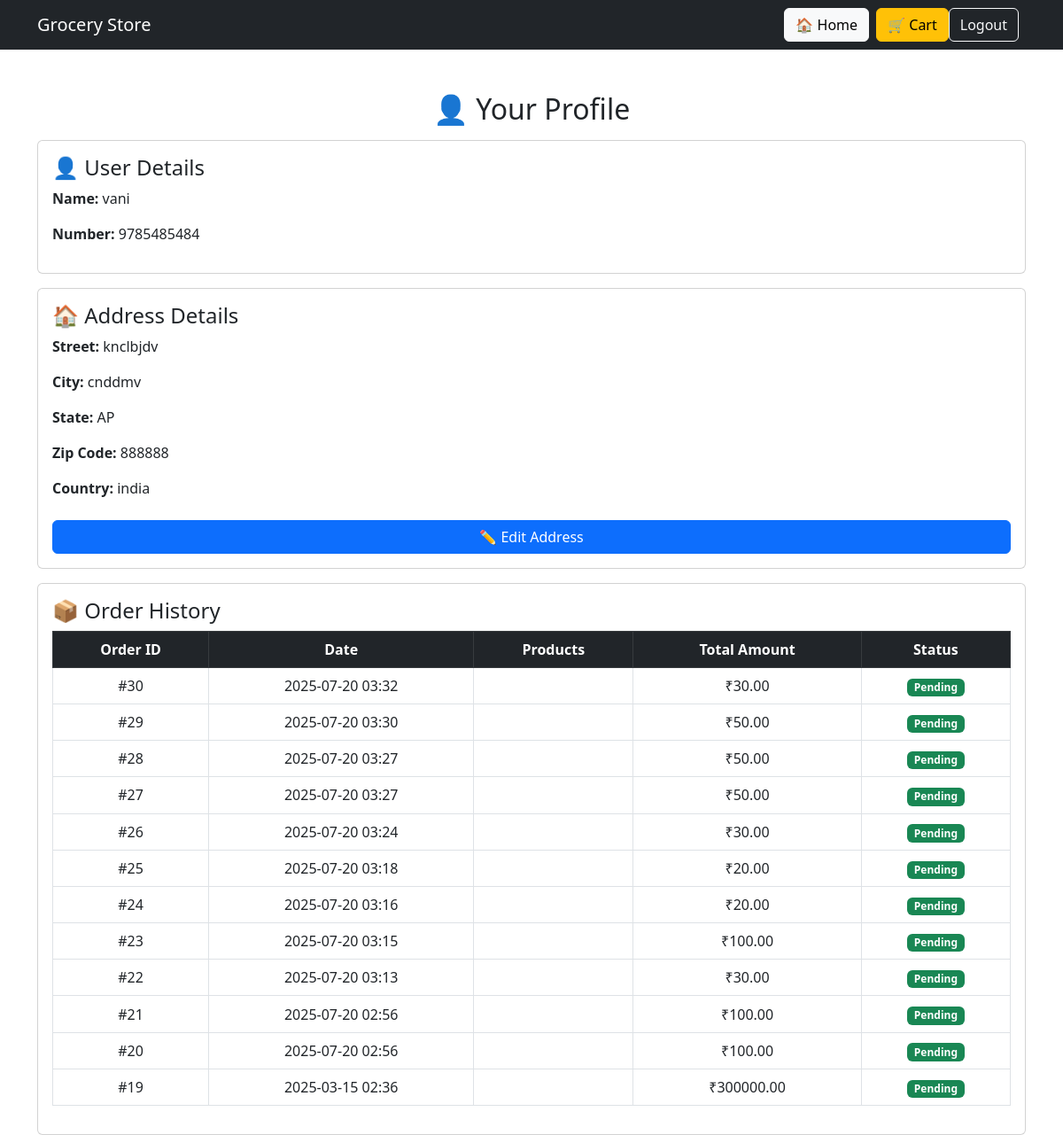
Screenshot of /profile/ (signed in) with the database file from the repository.
### groceryapp/models.py (models this page shows, shortened)
class Address(models.Model):
    user = models.ForeignKey(User, on_delete=models.CASCADE)
    full_name = models.CharField(max_length=100)
    phone_number = models.CharField(max_length=15)
    street_address = models.TextField()
    city = models.CharField(max_length=50)
    state = models.CharField(max_length=50)
    postal_code = models.CharField(max_length=10)
    country = models.CharField(max_length=50)

class Order(models.Model):
    PAYMENT_METHODS = [
        ("COD", "Cash on Delivery")
    ]
    STATUS_CHOICES = [
        ("Pending", "Pending"),
        ("Delivered", "Delivered")
    ]
    user = models.ForeignKey(User, on_delete=models.CASCADE)
    amount = models.DecimalField(max_digits=10, decimal_places=2)
    payment_method = models.CharField(max_length=10, choices=PAYMENT_METHODS, default="COD")
    status = models.CharField(max_length=10, choices=STATUS_CHOICES, default="Pending")
    created_at = models.DateTimeField(auto_now_add=True)
    address = models.ForeignKey(Address, on_delete=models.SET_NULL, null=True, blank=True)

### groceryapp/views.py (the view)
# urls.py: path('profile/', views.profile_view, name='profile'),
@login_required
def profile_view(request):
    user_address = Address.objects.filter(user=request.user).first()
    orders = Order.objects.filter(user=request.user).order_by('-created_at')
    return render(request, 'myapp/profile.html', {
        'user': request.user,
        'user_address': user_address,
        'orders': orders,
    })

### groceryapp/templates/myapp/profile.html (shortened to what this page needs)
<!DOCTYPE html>
<html lang="en">
<head>
    <link rel="stylesheet" href="https://cdn.jsdelivr.net/npm/bootstrap@5.3.0/dist/css/bootstrap.min.css">
</head>
<body>
<nav class="navbar navbar-expand-lg navbar-dark bg-dark">
    <div class="container">
        <a class="navbar-brand" href="{% url 'home' %}">Grocery Store</a>
        <div class="collapse navbar-collapse" id="navbarNav">
            <ul class="navbar-nav ms-auto">
                <li class="nav-item">
                    <a class="btn btn-light me-2" href="{% url 'home' %}">🏠 Home</a>
                </li>
                <li class="nav-item">
                    <a class="btn btn-warning" href="{% url 'cart' %}">🛒 Cart</a>
                </li>
                {% if user.is_authenticated %}
                    <li class="nav-item">
                        <a class="btn btn-outline-light me-2" href="{% url 'logout' %}">Logout</a>
                    </li>
                {% endif %}
            </ul>
        </div>
    </div>
</nav>
<div class="container mt-5">
    <h2 class="text-center">👤 Your Profile</h2>
    <div class="card p-3 mt-3">
        <h4>👤 User Details</h4>
        <p><strong>Name:</strong> {{ user.username }} {{ user.last_name }}</p>
        <p><strong>Number:</strong> {{ user_address.phone_number }}</p>
    </div>
    <div class="card p-3 mt-3">
        <h4>🏠 Address Details</h4>
        {% if user_address %}
            <p><strong>Street:</strong> {{ user_address.street_address }}</p>
            <p><strong>City:</strong> {{ user_address.city }}</p>
            <p><strong>State:</strong> {{ user_address.state }}</p>
            <p><strong>Zip Code:</strong> {{ user_address.postal_code }}</p>
            <p><strong>Country:</strong> {{ user_address.country }}</p>
            <button class="btn btn-primary mt-2" data-bs-toggle="modal" data-bs-target="#editAddressModal">✏️ Edit Address</button>
        {% else %}
            <p>No address saved.</p>
            <a href="{% url 'checkout' %}" class="btn btn-warning">Add Address</a>
        {% endif %}
    </div>
    <div class="card p-3 mt-3">
        <h4>📦 Order History</h4>
        {% if orders %}
            <table class="table table-bordered text-center align-middle">
                <thead class="table-dark">
                    <tr>
                        <th>Order ID</th>
                        <th>Date</th>
                        <th>Products</th>
                        <th>Total Amount</th>
                        <th>Status</th>
                    </tr>
                </thead>
                <tbody>
                    {% for order in orders %}
                    <tr>
                        <td>#{{ order.id }}</td>
                        <td>{{ order.created_at|date:"Y-m-d H:i" }}</td>
                        <td>
                        </td>
                        <td>₹{{ order.amount|floatformat:2 }}</td>
                        <td><span class="badge bg-success">{{ order.status }}</span></td>
                    </tr>
                    {% endfor %}
                </tbody>
            </table>
        {% else %}
            <p>No orders yet.</p>
        {% endif %}
    </div>
</div>
</body>
</html>

### rows the page displays
Address: phone_number "9785485484", street_address "knclbjdv", city "cnddmv", state "AP", postal_code "888888", country "india"
Order: id "30", created_at "2025-07-20 03:32", amount "30.00", status "Pending"
Order: id "29", created_at "2025-07-20 03:30", amount "50.00", status "Pending"
Order: id "28", created_at "2025-07-20 03:27", amount "50.00", status "Pending"
Order: id "27", created_at "2025-07-20 03:27", amount "50.00", status "Pending"
Order: id "26", created_at "2025-07-20 03:24", amount "30.00", status "Pending"
Order: id "25", created_at "2025-07-20 03:18", amount "20.00", status "Pending"
Order: id "24", created_at "2025-07-20 03:16", amount "20.00", status "Pending"
Order: id "23", created_at "2025-07-20 03:15", amount "100.00", status "Pending"
Order: id "22", created_at "2025-07-20 03:13", amount "30.00", status "Pending"
Order: id "21", created_at "2025-07-20 02:56", amount "100.00", status "Pending"
Order: id "20", created_at "2025-07-20 02:56", amount "100.00", status "Pending"
Order: id "19", created_at "2025-03-15 02:36", amount "300000.00", status "Pending"

### other values shown
{{ user.username }} "vani"
